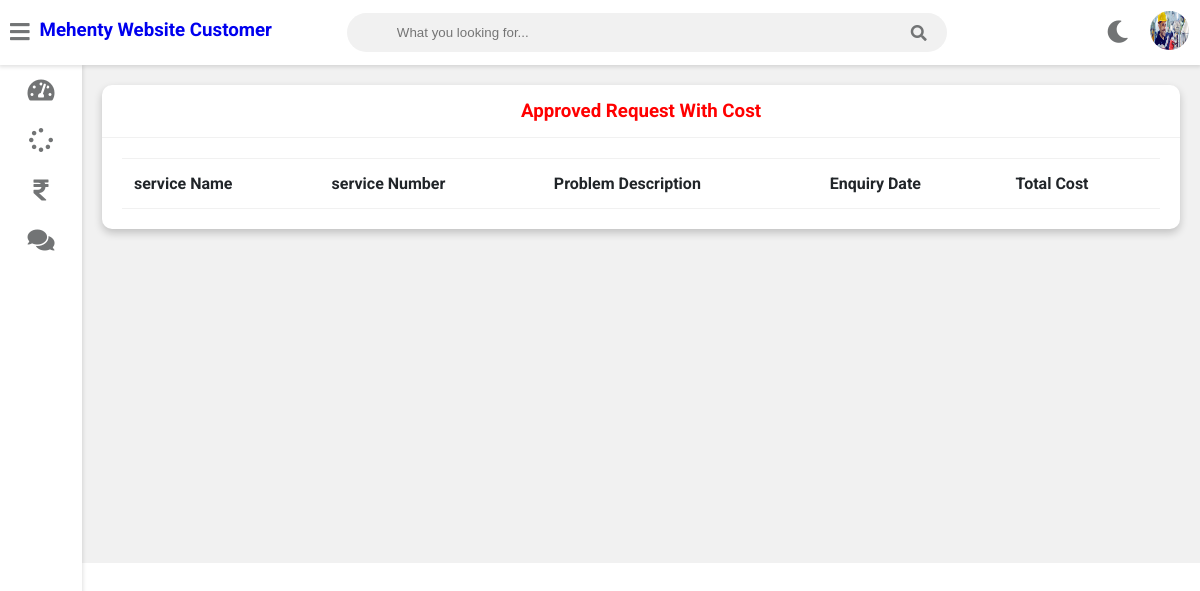
The app's page /customer-invoice (signed in), older data.
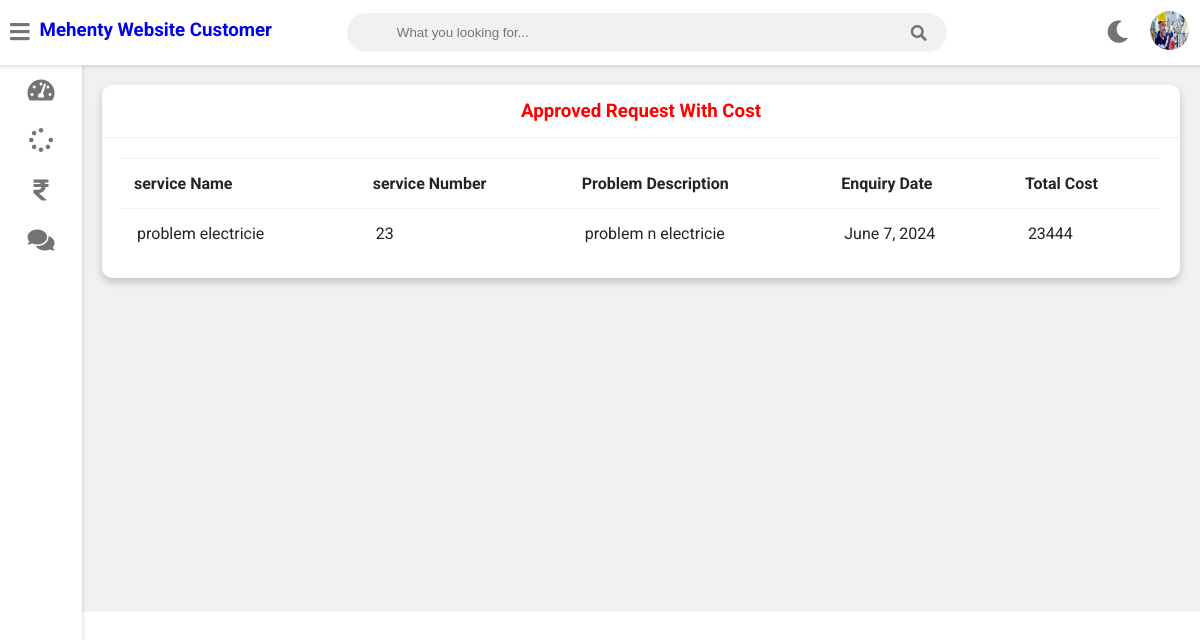
The same page, newer data.
### service/models.py (models this page shows, shortened)
class Request(models.Model):
    cat=(('Plumbing', 'Plumbing'),('Electricity', 'Electricity'),('Painting', 'Painting'),('Carpentry', 'Carpentry'))
    category=models.CharField(max_length=50,choices=cat)
    service_no=models.PositiveIntegerField(null=False)
    service_name = models.CharField(max_length=40,null=False)
    problem_description = models.CharField(max_length=500,null=False)
    date=models.DateField(auto_now=True)
    cost=models.PositiveIntegerField(null=True)
    customer=models.ForeignKey('Customer', on_delete=models.CASCADE,null=True)
    Technician=models.ForeignKey('Technician',on_delete=models.CASCADE,null=True)
    stat=(('Pending','Pending'),('Approved','Approved'),('Repairing','Repairing'),('Repairing Done','Repairing Done'),('Released','Released'))
    status=models.CharField(max_length=50,choices=stat,default='Pending',null=True)

### service/views.py (the view)
# urls.py: path('customer-invoice', views.customer_invoice_view,name='customer-invoice'),
@login_required(login_url='customerlogin')
@user_passes_test(is_customer)
def customer_invoice_view(request):
    customer=models.Customer.objects.get(user_id=request.user.id)
    enquiries=models.Request.objects.all().filter(customer_id=customer.id).exclude(status='Pending')
    return render(request,'service/customer_invoice.html',{'customer':customer,'enquiries':enquiries})

### service/views.py (called while the page is built)
def is_customer(user):
    return user.groups.filter(name='CUSTOMER').exists()

### templates/service/customer_invoice.html
{% extends 'service/customerbase.html' %}
{% block content %}
	<div class="wrapper">
		<div class="row">
			<div class="col-12 col-m-12 col-sm-12">
				<div class="card">
					<div class="card-header">
						<h3 style="color:red; text-align:center" >Approved Request With Cost
						</h3>
					</div>
					<div class="card-content">
						<table>
							<thead>
                <tr>
                  <th>service Name</th>
                  <th>service Number</th>
                  <th>Problem Description</th>
                  <th>Enquiry Date</th>
									<th>Total Cost</th>
                </tr>
							</thead>
							<tbody>
                {% for enq in enquiries %}
                <tr>
                  <td>{{enq.service_name}}</td>
                  <td>{{enq.service_no}}</td>
                  <td>{{enq.problem_description}}</td>
                  <td>{{enq.date}}</td>
                  <td>{{enq.cost}}</td>
                </tr>
                {% endfor %}
							</tbody>
						</table>
					</div>
				</div>
			</div>
		</div>
<br><br><br><br><br><br><br><br><br><br><br><br><br><br><br><br>
	</div>
{% endblock content %}

Row changes from the older to the newer data that the page shows:
added Request: service_name "problem electricie", service_no "23", problem_description "problem n electricie", date "June 7, 2024", cost "23444"
